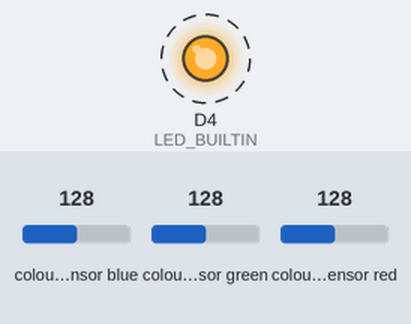
Simulated run of this sketch. Board: ESP8266 (NodeMCU). On the bench: output pins drawn as LEDs (lit = HIGH, except the on-board LED, lit = LOW). Wiring (inferred from the names in the program): TCS3200 colour sensor: output D8; S2 D2; S3 D3; S0 D0; S1 D1. Dashed ring = blinking. The inputs (shaded band) are chosen by the test bench; at power-on: colour sensor blue 128, colour sensor green 128, colour sensor red 128. WiFi joins after 1.5 s; servers stay silent unless stated; no MQTT or app messages arrive unless stated; pins used as bus, display or sensor lines are not drawn; what the sketch prints to the serial monitor is not drawn.

Above: at 1.7 s.
Timing chart, 0 to 4.5 s (numbered marks = the images above):
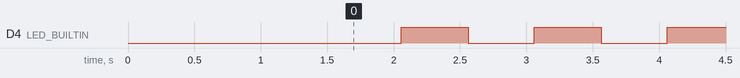

Measured:
- by itself, D4 (LED_BUILTIN): alternates HIGH for 0.50 s and LOW for 0.50 s

The sketch:

sketch_apr22a.ino
```cpp
/*
   23/05/2018
   Bruno Felipe Corte
   Exemplo IBM Watson IoT Platform + Planta IoT
   Hardware: new NodeMCU LoLin V3 + Sensor umidade solo


   Logica:
   1. efetua conexao com a rede WiFi
   2. obtem a grandeza de umidade do solo
   3. conecta no servidor MQTT IBM Watson IoT Platform
   4. publica a JSON string para o topico

   referencias Bluemix e IoTF:
   Autor: FilipeFlop
   https://www.filipeflop.com/blog/planta-iot-com-esp8266-nodemcu/

*/


#include <ESP8266WiFi.h>
#include <PubSubClient.h>


//atualize SSID e senha WiFi
const char* ssid = "IBMHackatruckIoT";
const char* password = "IOT2017IBM";


//D4 only for Lolin board
#define LED_BUILTIN D4
#define S0 D0
#define S1 D1
#define S2 D2
#define S3 D3
#define sensorOut D8


//Atualize os valores de Org, device type, device id e token
#define ORG "qc8dss"
#define DEVICE_TYPE "nodemcu"
#define DEVICE_ID "nodemcu14"
#define TOKEN "12345678"


//broker messagesight server
char server[] = ORG ".messaging.internetofthings.ibmcloud.com";
char topic[] = "iot-2/evt/status/fmt/json";
char authMethod[] = "use-token-auth";
char token[] = TOKEN;
char clientId[] = "d:" ORG ":" DEVICE_TYPE ":" DEVICE_ID;


float umidade = 0.0;
char umidadestr[6];


WiFiClient wifiClient;
PubSubClient client(server, 1883, NULL, wifiClient);


void setup() {
  Serial.begin(115200);

  pinMode(S0, OUTPUT);
  pinMode(S1, OUTPUT);
  pinMode(S2, OUTPUT);
  pinMode(S3, OUTPUT);

  pinMode(sensorOut, INPUT);

  //Definindo a escala de frenquencia para 20%
  digitalWrite(S0,HIGH);
  digitalWrite(S1,LOW);

  Serial.println();
  Serial.println("Iniciando...");


  Serial.print("Conectando na rede WiFi "); Serial.print(ssid);
  WiFi.begin(ssid, password);
  while (WiFi.status() != WL_CONNECTED) {
    delay(500);
    Serial.print(".");
  }
  Serial.println("");
  Serial.print("[INFO] Conectado WiFi IP: ");
  Serial.println(WiFi.localIP());


  pinMode(LED_BUILTIN, OUTPUT);
}


//Função: faz a leitura do nível de umidade
//Parâmetros: nenhum
//Retorno: umidade percentual (0-100)
//Observação: o ADC do NodeMCU permite até, no máximo, 3.3V. Dessa forma,
//            para 3.3V, obtem-se (empiricamente) 978 como leitura de ADC

int getColor(int rgb){
  int freq = 0;
  if(rgb==0){
    digitalWrite(S2,LOW);
    digitalWrite(S3,LOW);
  }else if(rgb==1){
    digitalWrite(S2,HIGH);
    digitalWrite(S3,HIGH);
  }else{
    digitalWrite(S2,LOW);
    digitalWrite(S3,HIGH);
  }

  freq = pulseIn(sensorOut,LOW);
  return freq;
}
//Setando os parâmetros e limites de cada letra (RGB)
int a[] = {32,44,205,230,300,320};
int b[] = {32,44,205,230,300,320};
int e[] = {32,44,205,230,300,320};
int i[] = {32,44,205,230,300,320};
int n[] = {32,44,205,230,300,320};
int l[] = {32,44,205,230,300,320};


String getCharacter(void){
  int redFrequency = getColor(0);
  int greenFrequency = getColor(1);
  int blueFrequency = getColor(2);
  if(redFrequency>=a[0] && redFrequency<=a[1] && greenFrequency>=a[2] && greenFrequency<=a[3] && blueFrequency>=a[4] && blueFrequency<=a[5]){
    return "a";
  }else if(redFrequency>=b[0] && redFrequency<=b[1] && greenFrequency>=b[2] && greenFrequency<=b[3] && blueFrequency>=b[4] && blueFrequency<=b[5]){
    return "b";
  }else if(redFrequency>=e[0] && redFrequency<=e[1] && greenFrequency>=e[2] && greenFrequency<=e[3] && blueFrequency>=e[4] && blueFrequency<=e[5]){
    return "e";
  }else if(redFrequency>=i[0] && redFrequency<=i[1] && greenFrequency>=i[2] && greenFrequency<=i[3] && blueFrequency>=i[4] && blueFrequency<=i[5]){
    return "i";
  }else if(redFrequency>=n[0] && redFrequency<=n[1] && greenFrequency>=n[2] && greenFrequency<=n[3] && blueFrequency>=n[4] && blueFrequency<=n[5]){
    return "n";
  }else if(redFrequency>=l[0] && redFrequency<=l[1] && greenFrequency>=l[2] && greenFrequency<=l[3] && blueFrequency>=l[4] && blueFrequency<=l[5]){
    return "l";
  }
  return "";

}

void loop() {


  if (!!!client.connected()) {
    Serial.print("Reconnecting client to ");
    Serial.println(server);
    while (!!!client.connect(clientId, authMethod, token)) {
      Serial.print(".");
      delay(500);
    }
    Serial.println();
  }

  String letter = getCharacter();


/*
  float umidade = FazLeituraUmidade();

  // Conversao Floats para Strings
  char TempString[32];  //  array de character temporario


  // dtostrf( [Float variable] , [Minimum SizeBeforePoint] , [sizeAfterPoint] , [WhereToStoreIt] )
  dtostrf(umidade, 2, 1, TempString);
  String umidadestr =  String(TempString);

*/
  // Prepara JSON para IOT Platform
  int length = 0;


  String payload = "{\"d\":{\"letra\":\" Luana chatona \"}}";


  length = payload.length();
  Serial.print(F("\nData length"));
  Serial.println(length);


  Serial.print("Sending payload: ");
  Serial.println(payload);


  if (client.publish(topic, (char*) payload.c_str())) {
    Serial.println("Publish ok");
    digitalWrite(LED_BUILTIN, LOW);
    delay(500);
    digitalWrite(LED_BUILTIN, HIGH);
    delay(500);
  } else {
    Serial.println("Publish failed");
    Serial.println(client.state());
  }
}
```
